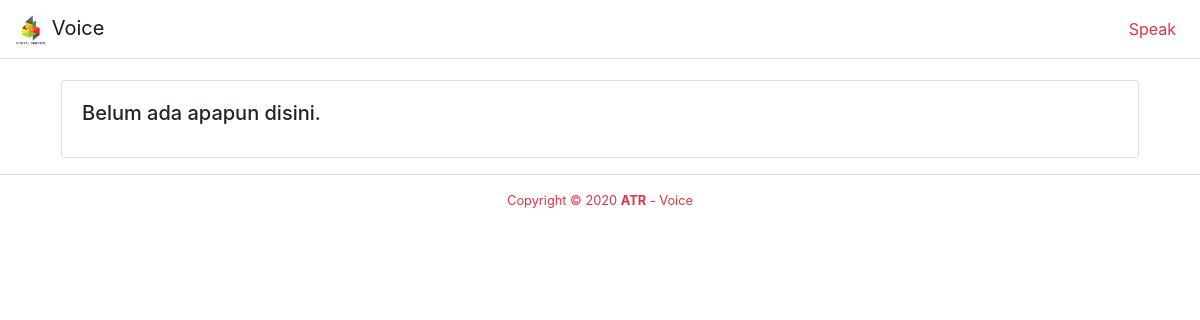
/audio?page=2 (signed in), run on an earlier commit of the app's database.
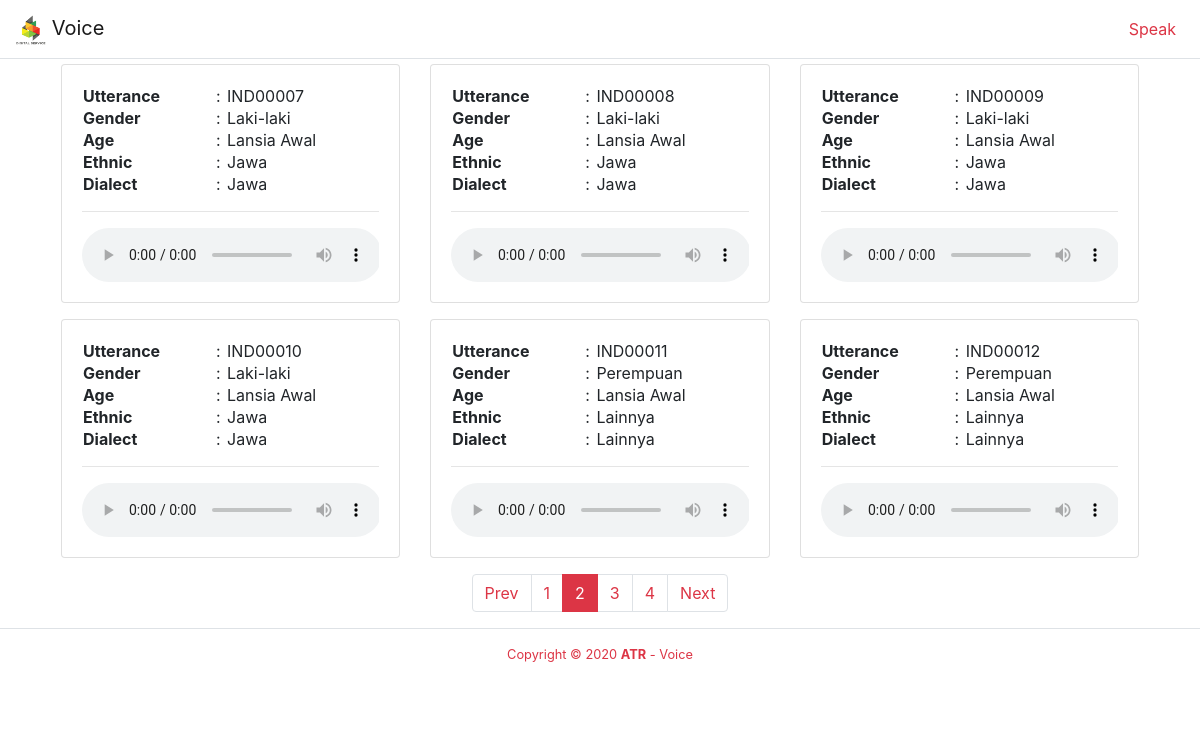
And on a later commit of the database.
### speak/models.py (models this page shows)
class Record(models.Model):
    code = models.CharField(max_length=512, blank=True, null=True, unique=True)
    utterance = models.CharField(max_length=512, blank=True, null=True)
    gender = models.CharField(max_length=512, blank=True, null=True)
    age = models.CharField(max_length=512, blank=True, null=True)
    ethnic = models.CharField(max_length=512, blank=True, null=True)
    dialect = models.CharField(max_length=512, blank=True, null=True)
    audio = models.FileField(upload_to='audio/')
    count_good = models.BigIntegerField(blank=True, null=True, default=0)
    count_bad = models.BigIntegerField(blank=True, null=True, default=0)

### speak/views.py (the view)
# urls.py: path('audio', views.viewAudio, name ="audio"),
@login_required
def viewAudio(request):
    records = Record.objects.order_by('id')
    page = request.GET.get('page', 1)
    paginator = Paginator(records, 6)
    try:
        records = paginator.page(page)
    except PageNotAnInteger:
        records = paginator.page(1)
    except EmptyPage:
        records = paginator.page(paginator.num_pages)
    context = {
        'title': "Speak",
        'page': "speak",
        'records': records
    }
    return render(request, 'speak/audio.html', context)

### speak/templates/speak/audio.html (shortened to what this page needs)
{% extends 'base.html' %}
{% load static %}
{% block content %}
<div class="container">
    <div class="row px-3 pt-3">
        {% if records %}
            {% for record in records %}
                <div class="col-md-4 mb-3">
                <div class="card">
                    <div class="card-body text-center">
                        <table class="" width="100%">
                            <tr><td class="font-weight-bold">Utterance</td> <td>:</td>  <td>{{ record.utterance }}</td></tr>
                            <tr><td class="font-weight-bold">Gender</td> <td>:</td>  <td>{{ record.gender }}</td></tr>
                            <tr><td class="font-weight-bold">Age</td> <td>:</td>  <td>{{ record.age }}</td></tr>
                            <tr><td class="font-weight-bold">Ethnic</td> <td>:</td>  <td>{{ record.ethnic }}</td></tr>
                            <tr><td class="font-weight-bold">Dialect</td> <td>:</td>  <td>{{ record.dialect }}</td></tr>
                        </table>
                        <hr/>
                        <div class="table-responsive">
                            <audio controls="" src="{{ record.audio.url }}"></audio>
                        </div>
                    </div>
                </div>
                </div>
            {% endfor %}
            <div class="col-md-12">
                {% if records.has_other_pages %}
                <nav aria-label="pagination-audio">
                <ul class="pagination justify-content-center text-danger">
                    {% if records.has_previous %}
                        <li class="page-item">
                            <a class="page-link text-danger" href="?page={{ records.previous_page_number }}" tabindex="-1">Prev</a>
                        </li>
                    {% else %}
                        <li class="page-item disabled">
                            <a class="page-link" href="#" tabindex="-1">Prev</a>
                        </li>
                    {% endif %}
                    {% for i in records.paginator.page_range %}
                        {% if records.number == i %}
                            <li class="page-item active"><a class="page-link bg-danger border-danger text-white" href="#">{{ i }}</a></li>
                        {% elif i > records.number|add:'-3' and i < records.number|add:'3' %}
                                <li class="page-item"><a class="page-link text-danger" href="?page={{ i }}">{{ i }}</a></li>
                        {% endif %}
                    {% endfor %}
                    {% if records.has_next %}
                    <li class="page-item">
                        <a class="page-link text-danger" href="?page={{ records.next_page_number }}">Next</a>
                    </li>
                    {% else %}
                        <li class="page-item disabled">
                            <a class="page-link" href="?#">Next</a>
                        </li>
                    {% endif %}
                </ul>
                </div>
                {% endif %}
            </div>
        {% else %}
            <div class="col-md-12 my-3">
                <div class="card">
                    <div class="card-body">
                        <h5 class="card-title">Belum ada apapun disini.</h5>
                    </div>
                </div>
            </div>
        {% endif %}
    </div>
</div>
{% endblock %}

What changed in the data, as far as the page shows it:
added Record: utterance "IND00007", gender "Laki-laki", age "Lansia Awal", ethnic "Jawa", dialect "Jawa"
added Record: utterance "IND00008", gender "Laki-laki", age "Lansia Awal", ethnic "Jawa", dialect "Jawa"
added Record: utterance "IND00009", gender "Laki-laki", age "Lansia Awal", ethnic "Jawa", dialect "Jawa"
added Record: utterance "IND00010", gender "Laki-laki", age "Lansia Awal", ethnic "Jawa", dialect "Jawa"
added Record: utterance "IND00011", gender "Perempuan", age "Lansia Awal", ethnic "Lainnya", dialect "Lainnya"
added Record: utterance "IND00012", gender "Perempuan", age "Lansia Awal", ethnic "Lainnya", dialect "Lainnya"
Also different on the page:
text no longer shown: "Belum ada apapun disini."
text now shown: "Prev Next"
new list line: "1"
new list line: "2"
new list line: "3"
new list line: "4"
